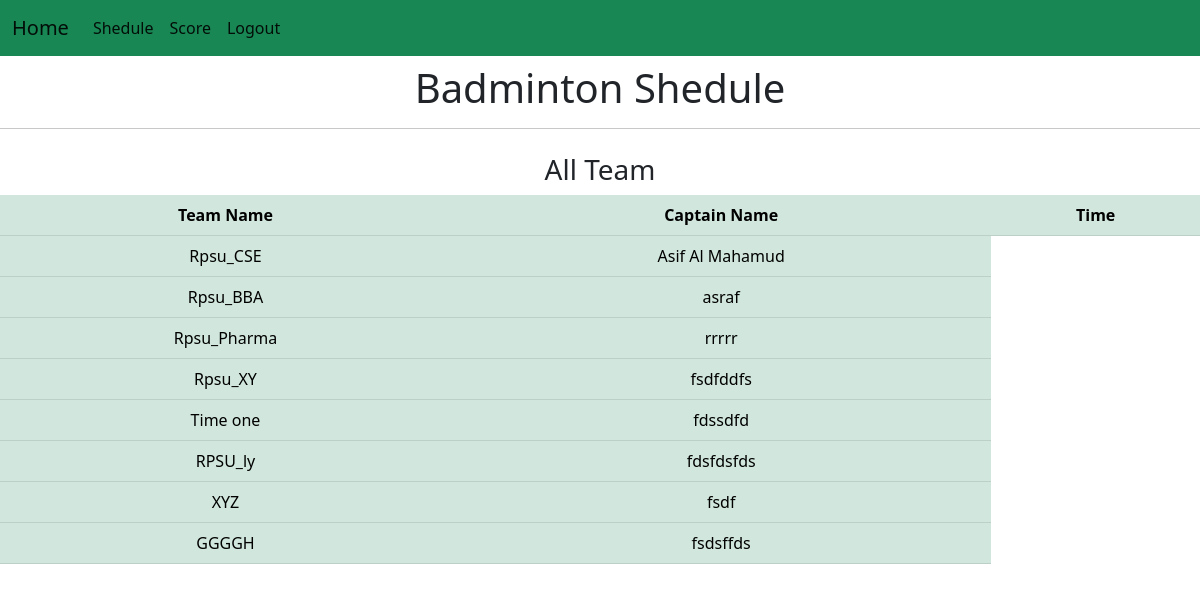
/shedule_badminton/, run on an earlier commit of the app's database.
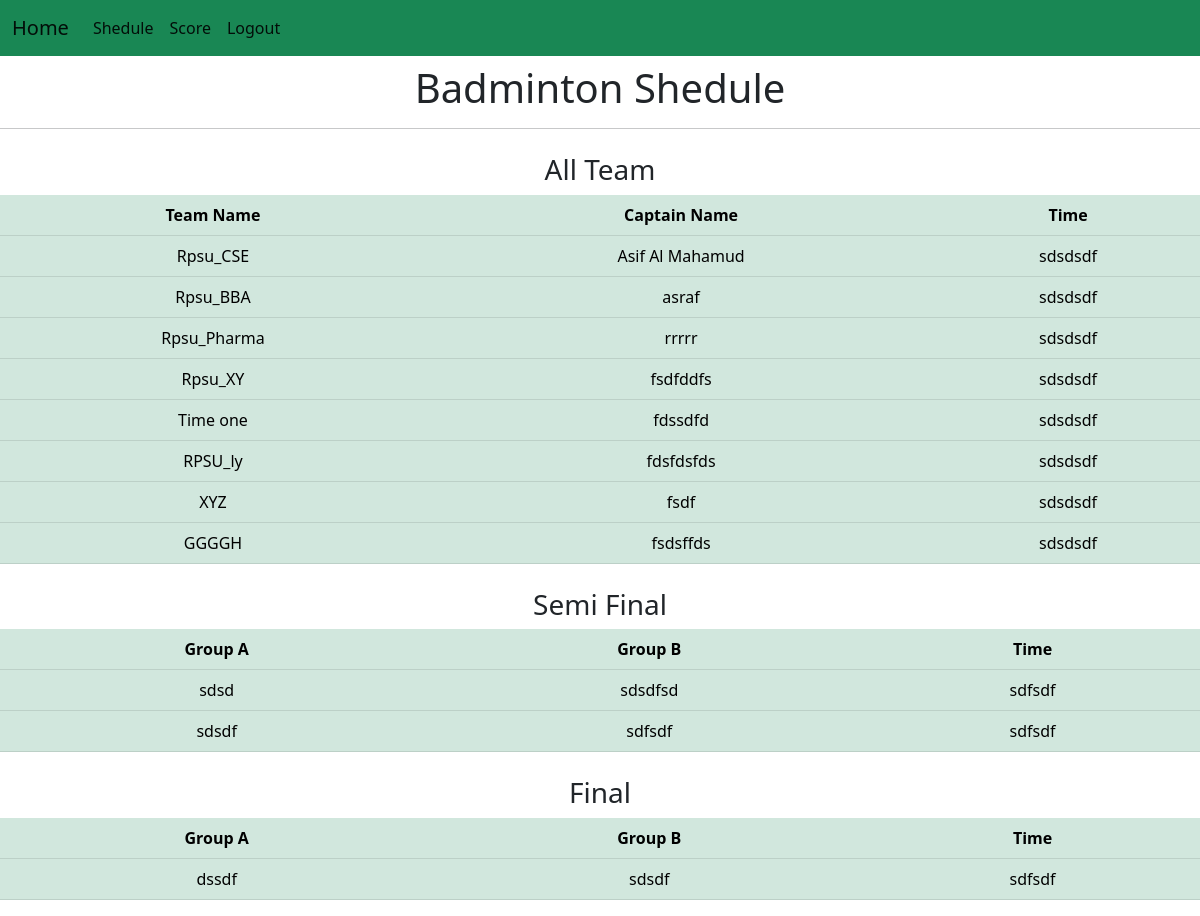
And on a later commit of the database.
### app/models.py (models this page shows, shortened)
class Badminton(models.Model):
    DEPT_CHOICES=[('CSE','CSE'),
                  ('Pharmacy','Pharmacy'),
                  ('BBA','BBA'),
                  ('Law','Law'),
                  ('Fashion Design','Fashion Design'),
                  ('English','English')
                  ]
    teamname=models.CharField(max_length=20)
    dept=models.CharField(max_length=20,choices=DEPT_CHOICES)
    captainname=models.CharField(max_length=20)
    cid=models.IntegerField()
    name1=models.CharField(max_length=20)
    id1=models.IntegerField()
    name2=models.CharField(max_length=20)
    id2=models.IntegerField()
    name3=models.CharField(max_length=20)
    id3=models.IntegerField()

class Time_shedule(models.Model):
        cricket_time=models.CharField(max_length=200,blank=True)
        football_time=models.CharField(max_length=200,blank=True)
        volleyball_time=models.CharField(max_length=200,blank=True)
        kabaddi_time=models.CharField(max_length=200,blank=True)
        chess_time=models.CharField(max_length=200,blank=True)
        highjump_time=models.CharField(max_length=200,blank=True)
        pc1_time=models.CharField(max_length=200,blank=True)
        math_time=models.CharField(max_length=200,blank=True)
        ict_time=models.CharField(max_length=200,blank=True)
        rubiks_time=models.CharField(max_length=200,blank=True)
        table_time=models.CharField(max_length=200,blank=True)
        sprint_time=models.CharField(max_length=200,blank=True)
        badminton_time=models.CharField(max_length=200,blank=True)
        pc3_time=models.CharField(max_length=200,blank=True)
        video_time=models.CharField(max_length=200,blank=True)

class Semi_Final(models.Model):
    cricket_team1=models.CharField(max_length=200,blank=True)
    cricket_team2=models.CharField(max_length=200,blank=True)
    cricket_time1=models.CharField(max_length=200,blank=True)
    cricket_team3=models.CharField(max_length=200,blank=True)
    cricket_team4=models.CharField(max_length=200,blank=True)
    cricket_time2=models.CharField(max_length=200,blank=True)
    cricket_finalteam1=models.CharField(max_length=200,blank=True)
    cricket_finalteam2=models.CharField(max_length=200,blank=True)
    cricket_finaltime=models.CharField(max_length=200,blank=True)
    football_team1=models.CharField(max_length=200,blank=True)
    football_team2=models.CharField(max_length=200,blank=True)
    football_time1=models.CharField(max_length=200,blank=True)
    football_team3=models.CharField(max_length=200,blank=True)
    football_team4=models.CharField(max_length=200,blank=True)
    football_time2=models.CharField(max_length=200,blank=True)
    football_finalteam1=models.CharField(max_length=200,blank=True)
    football_finalteam2=models.CharField(max_length=200,blank=True)
    football_finaltime=models.CharField(max_length=200,blank=True)
    volleyball_team1=models.CharField(max_length=200,blank=True)
    volleyball_team2=models.CharField(max_length=200,blank=True)
    volleyball_time1=models.CharField(max_length=200,blank=True)
    volleyball_team3=models.CharField(max_length=200,blank=True)
    volleyball_team4=models.CharField(max_length=200,blank=True)
    volleyball_time2=models.CharField(max_length=200,blank=True)
    volleyball_finalteam1=models.CharField(max_length=200,blank=True)
    volleyball_finalteam2=models.CharField(max_length=200,blank=True)
    volleyball_finaltime=models.CharField(max_length=200,blank=True)
    kabaddi_team1=models.CharField(max_length=200,blank=True)
    kabaddi_team2=models.CharField(max_length=200,blank=True)
    kabaddi_time1=models.CharField(max_length=200,blank=True)
    kabaddi_team3=models.CharField(max_length=200,blank=True)
    kabaddi_team4=models.CharField(max_length=200,blank=True)
    kabaddi_time2=models.CharField(max_length=200,blank=True)
    kabaddi_finalteam1=models.CharField(max_length=200,blank=True)
    kabaddi_finalteam2=models.CharField(max_length=200,blank=True)
    kabaddi_finaltime=models.CharField(max_length=200,blank=True)
    chess_team1=models.CharField(max_length=200,blank=True)
    chess_team2=models.CharField(max_length=200,blank=True)
    chess_time1=models.CharField(max_length=200,blank=True)
    chess_team3=models.CharField(max_length=200,blank=True)
    chess_team4=models.CharField(max_length=200,blank=True)
    chess_time2=models.CharField(max_length=200,blank=True)
    chess_finalteam1=models.CharField(max_length=200,blank=True)
    chess_finalteam2=models.CharField(max_length=200,blank=True)
    chess_finaltime=models.CharField(max_length=200,blank=True)
    table_team1=models.CharField(max_length=200,blank=True)
    table_team2=models.CharField(max_length=200,blank=True)
    table_time1=models.CharField(max_length=200,blank=True)
    table_team3=models.CharField(max_length=200,blank=True)
    table_team4=models.CharField(max_length=200,blank=True)
    table_time2=models.CharField(max_length=200,blank=True)
    table_finalteam1=models.CharField(max_length=200,blank=True)
    table_finalteam2=models.CharField(max_length=200,blank=True)
    table_finaltime=models.CharField(max_length=200,blank=True)
    badminton_team1=models.CharField(max_length=200,blank=True)
    badminton_team2=models.CharField(max_length=200,blank=True)
    badminton_time1=models.CharField(max_length=200,blank=True)
    badminton_team3=models.CharField(max_length=200,blank=True)
    badminton_team4=models.CharField(max_length=200,blank=True)
    badminton_time2=models.CharField(max_length=200,blank=True)
    badminton_finalteam1=models.CharField(max_length=200,blank=True)
    badminton_finalteam2=models.CharField(max_length=200,blank=True)
    badminton_finaltime=models.CharField(max_length=200,blank=True)

### app/views.py (the view)
# urls.py: path('shedule_badminton/',views.shedule_badminton,name="shedule_badminton"),
def shedule_badminton(request):
     team=Badminton.objects.all()
     time=Time_shedule.objects.all()
     final=Semi_Final.objects.all()
     context={'team':team, 'time':time,'final':final}
     return render(request,'app/shedule_badminton.html',context)

### app/templates/app/shedule_badminton.html
{%extends 'navbar2.html'%}
{%block content%}
                    <h1 class="text-center mt-2">Badminton Shedule</h1>
                    <hr>
                    <div class="text-center mt-4">
                      <h3>All Team</h3>
                      <table class="table table-success table-hover">
                          <thead>
                            <tr>
                              <th>Team Name</th>
                              <th>Captain Name</th>
                              <th>Time</th>
                            </tr>
                          </thead>
                          <tbody>
                            {%for t in team%}
                            <tr>
                              <td>{{t.teamname}}</td>
                              <td>{{t.captainname}}</td>
                              {%for t in time%}
                              <td>{{t.badminton_time}}</td>
                              {%endfor%}
                            </tr>
                            {%endfor%}
                          </tbody>
                        </table>
                    </div>
                    {%for f in final%}
                    <div class="text-center mt-4">
                        <h3>Semi Final</h3>
                        <table class="table table-success table-hover">
                            <thead>
                              <tr>
                                <th scope="col">Group A</th>
                                <th scope="col">Group B</th>
                                <th scope="col">Time</th>
                              </tr>
                            </thead>
                            <tbody>
                              <tr>
                                <td>{{f.badminton_team1}}</td>
                                <td>{{f.badminton_team2}}</td>
                                <td>{{f.badminton_time1}}</td>
                              </tr>
                              <tr>
                                <td>{{f.badminton_team3}}</td>
                                <td>{{f.badminton_team4}}</td>
                                <td>{{f.badminton_time2}}</td>
                              </tr>
                            </tbody>
                          </table>
                    </div>
                    <div class="text-center mt-4">
                        <h3>Final</h3>
                        <table class="table table-success table-hover">
                            <thead>
                              <tr>
                                <th scope="col">Group A</th>
                                <th scope="col">Group B</th>
                                <th scope="col">Time</th>
                              </tr>
                            </thead>
                            <tbody>
                              <tr>
                                <td>{{f.badminton_finalteam1}}</td>
                                <td>{{f.badminton_finalteam2}}</td>
                                <td>{{f.badminton_finaltime}}</td>
                              </tr>
                            </tbody>
                          </table>
                    </div>
                    {%endfor%}
{%endblock%}

What changed in the data, as far as the page shows it:
added Time_shedule: badminton_time "sdsdsdf"
added Semi_Final: badminton_team1 "sdsd", badminton_team2 "sdsdfsd", badminton_time1 "sdfsdf", badminton_team3 "sdsdf", badminton_team4 "sdfsdf", badminton_time2 "sdfsdf", badminton_finalteam1 "dssdf", badminton_finalteam2 "sdsdf", badminton_finaltime "sdfsdf"
